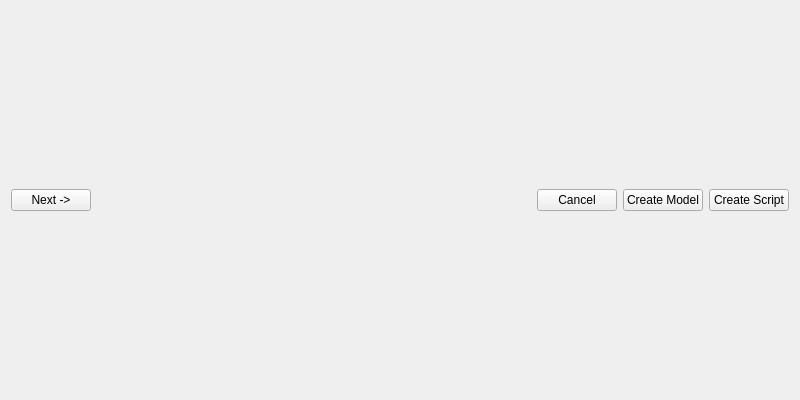
<?xml version="1.0" encoding="UTF-8"?>
<ui version="4.0">
 <class>Wizard_Dialog</class>
 <widget class="QWidget" name="Wizard_Dialog">
  <property name="geometry">
   <rect>
    <x>0</x>
    <y>0</y>
    <width>800</width>
    <height>400</height>
   </rect>
  </property>
  <property name="windowTitle">
   <string>Wizard</string>
  </property>
  <layout class="QVBoxLayout" name="verticalLayout">
   <item>
    <layout class="QHBoxLayout" name="horizontalLayout_2">
     <item>
      <layout class="QVBoxLayout" name="verticalLayout_2"/>
     </item>
    </layout>
   </item>
   <item>
    <layout class="QHBoxLayout" name="horizontalLayout">
     <property name="sizeConstraint">
      <enum>QLayout::SetMaximumSize</enum>
     </property>
     <item>
      <widget class="QPushButton" name="ButtonNext">
       <property name="text">
        <string>Next -&gt;</string>
       </property>
      </widget>
     </item>
     <item>
      <spacer name="horizontalSpacer">
       <property name="orientation">
        <enum>Qt::Horizontal</enum>
       </property>
       <property name="sizeHint" stdset="0">
        <size>
         <width>40</width>
         <height>20</height>
        </size>
       </property>
      </spacer>
     </item>
     <item>
      <widget class="QPushButton" name="Button_Cancel">
       <property name="text">
        <string>Cancel</string>
       </property>
      </widget>
     </item>
     <item>
      <widget class="QPushButton" name="Button_Ok">
       <property name="text">
        <string>Create Model</string>
       </property>
      </widget>
     </item>
     <item>
      <widget class="QPushButton" name="Button_create_script">
       <property name="text">
        <string>Create Script</string>
       </property>
      </widget>
     </item>
    </layout>
   </item>
  </layout>
 </widget>
 <layoutdefault spacing="6" margin="11"/>
 <resources/>
 <connections/>
</ui>
